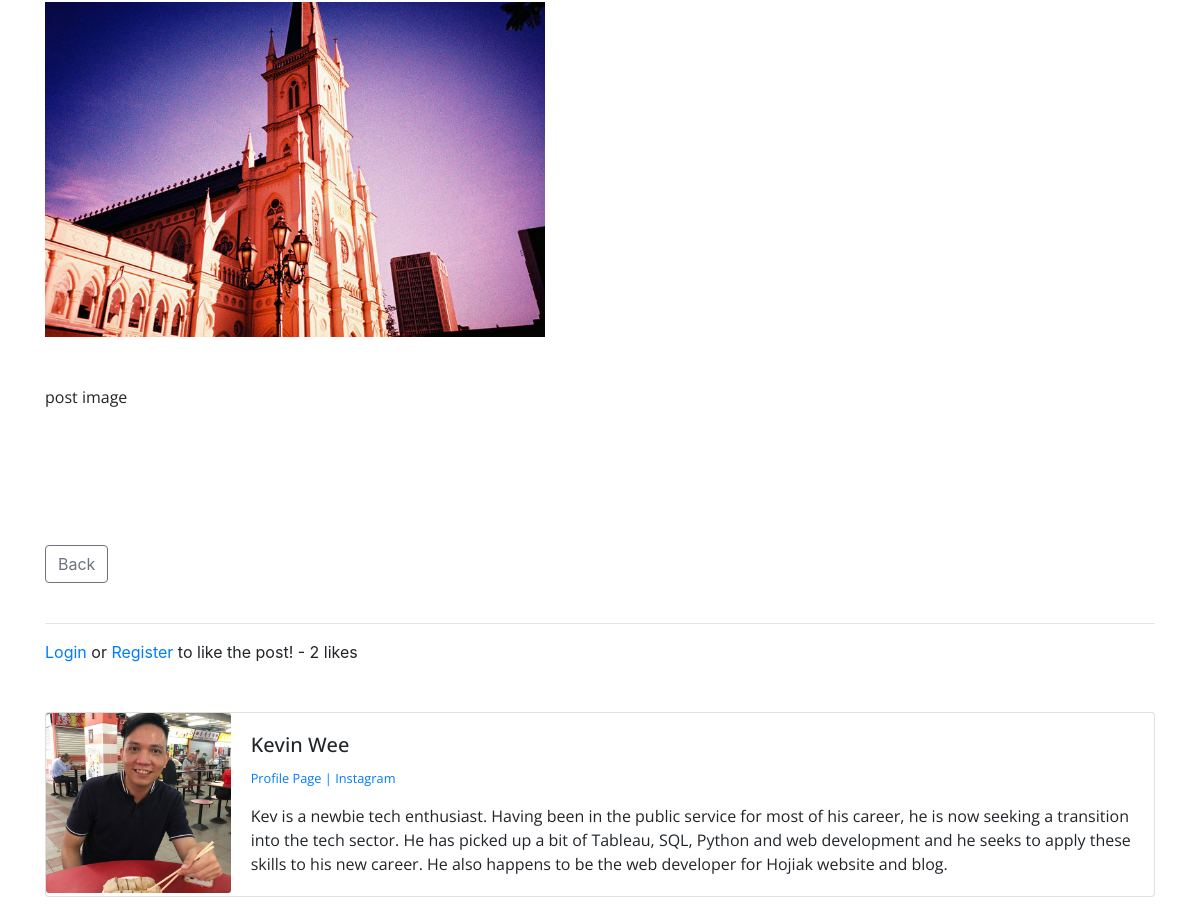
Before: /theblog/article/21 (middle part) with the older database file.
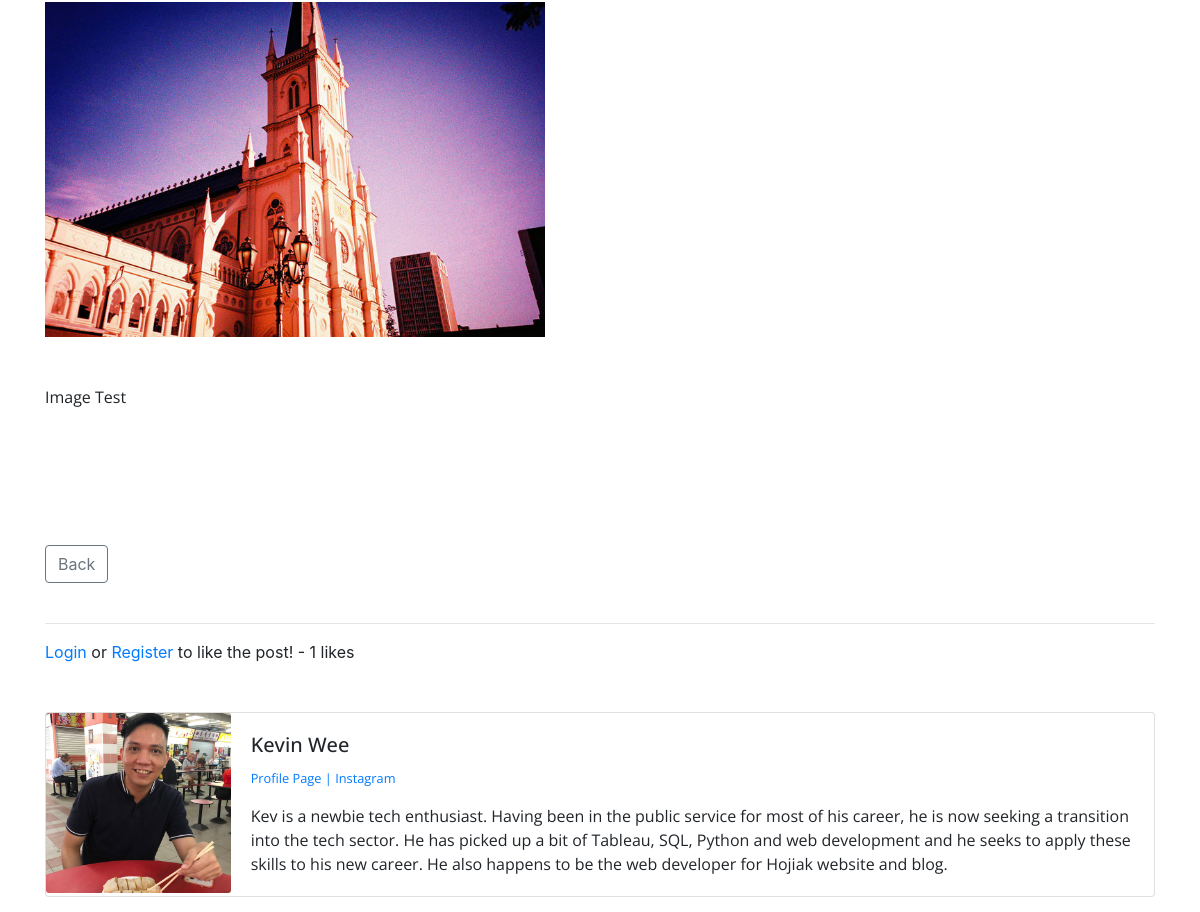
After: the same page with the newer database file.
### theblog/models.py (models this page shows, shortened)
class Post(models.Model):
    title = models.CharField(max_length=255)
    header_image = models.ImageField(null=True, blank=True, upload_to="images/")
    title_tag = models.CharField(max_length=255)
    author = models.ForeignKey(User, on_delete=models.CASCADE)
    body = RichTextField(blank=True, null=True)
    post_date = models.DateTimeField(auto_now_add=True)
    category = models.CharField(max_length=255, default='hojiak')
    snippet = models.CharField(max_length=255)
    likes = models.ManyToManyField(User, related_name='blog_posts')
    def total_likes(self):
        return self.likes.count()

class Profile(models.Model):
    user = models.OneToOneField(User, null=True, on_delete=models.CASCADE)
    bio = models.TextField()
    profile_pic = models.ImageField(null=True, blank=True, upload_to="images/profile/")
    facebook_url = models.CharField(max_length=255, null=True,blank=True)
    instagram_url = models.CharField(max_length=255, null=True,blank=True)

### theblog/views.py (the view)
# urls.py: path('article/<int:pk>', ArticleDetailView.as_view(), name='article-detail'),
class ArticleDetailView(DetailView):
    model = Post
    template_name = 'article_details.html'
    def get_context_data(self, *args, **kwargs):
        cat_menu = Category.objects.all()
        context = super(ArticleDetailView, self).get_context_data(*args, **kwargs)
        stuff = get_object_or_404(Post, id=self.kwargs['pk'])
        total_likes = stuff.total_likes()
        liked = False
        if stuff.likes.filter(id=self.request.user.id).exists():
            liked = True
        context["cat_menu"] = cat_menu
        context["total_likes"] = total_likes
        context["liked"] = liked
        return context

### theblog/models.py (called while the page is built)
    def __str__(self):
        return self.name

### theblog/templates/article_details.html (shortened to what this page needs)
{% extends 'base.html' %}
{% block content%}
{% load static %}
<br/>
{%if post.header_image %}
    <img src="{{ post.header_image.url }}" style="width: 500px;">
{% endif %}
<br/><br/><br/>
{{ post.body|safe }}
<br/><br/>
<br/><br/>
<br/>
<a href="{% url 'homeview' %}" class="btn btn-outline-secondary"> Back </a>
<br/><br/>
<hr>
<form action="{% url 'like_post' post.pk%}" method=POST>
{% if user.is_authenticated %}
    {% if liked %}
        <button type="submit" class="btn btn-outline-danger btn-sm", name="post_id", value="{{ post.id }}">Unlike</button>
    {% else %}
        <button type="submit" class="btn btn-outline-primary btn-sm", name="post_id", value="{{ post.id }}">Like</button>
    {% endif %}
{% else %}
        <a href="{% url 'login' %}">Login</a> or <a href="{% url 'register'%}"> Register </a> to like the post!
{% endif %}
    - {{ total_likes }} likes
</form>
<br/> <br/>
<div class="card mb-3">
  <div class="row no-gutters">
    <div class="col-md-2">
{% if post.author.profile.profile_pic %}
      <img src="{{ post.author.profile.profile_pic.url}}" class="card-img" alt="Author">
{% endif %}
    </div>
    <div class="col-md-10">
      <div class="card-body">
        <h5 class="card-title">
        {{ post.author.first_name}}
        {{ post.author.last_name }}
        </h5>
  {% if post.author.profile.id %}
        <p class="small text-muted">
        <a href="{% url 'show_profile_page' post.author.profile.id %}">Profile Page </a>
        {% if post.author.profile.instagram_url %}
           <a href="{{ post.author.profile.instagram_url }}"> | Instagram </a>
        {% endif %}
        </p>
        <p class="card-text">
          {{ post.author.profile.bio }}
        </p>
  {% endif %}
      </div>
    </div>
  </div>
</div>
<br/>
{% if not post.comments.all %}
  No Comments Yet.... <a href = "{% url 'add_comment' post.pk %}"> Add One </a>
{% else %}
  <br/> <br/>
    {% for comment in post.comments.all %}
      <br/>
      <br/><br/>
    {% endfor %}
{% endif %}
<br/> <br/>
{% endblock %}

Changed rows visible on the page:
changed Post "Kevin": body "post image" → "Image Test"
Other visible differences:
{{ total_likes }}: "2" → "1"
